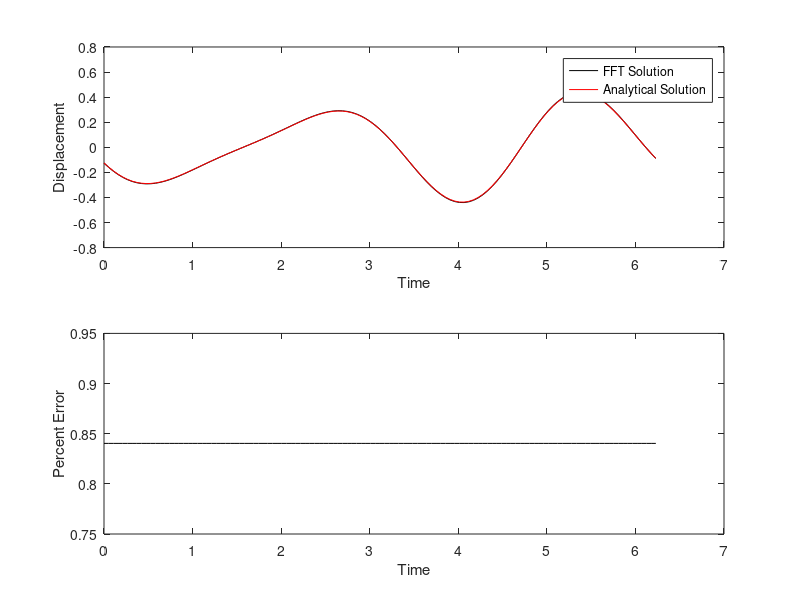

Write MATLAB code to recreate this figure.
clc;
clear all;
close all;
format short g;
% ------------------------------------------------------------------------------------------------------------------------------ %
% \ddot{x} + \dot{x} = sin(2t) * cos(3t)
N = 119; % Number of sample points in time
t = linspace(0, 2*pi, N+1)';  % Time
omega = 2 * pi / (t(end) - t(1)); % delta f
t = t(1:end-1);
f = sin(2*t) + cos(3*t); % Forcing functions

F = round(fft(f));

Omega = omega * [0,-1:-1:floor(-N/2),floor(N/2-1):-1:1]' + eps;

X = F ./ (1 - Omega.^2); % Solution in frequency domain
x = ifft(X);
xAnalytical = -1/3 * sin(2 * t) - 1/8 * cos(3*t);
figure,
subplot(2,1,1)
plot(t, x, 'k', ...
       t , xAnalytical, 'r')
xlabel('Time')
ylabel('Displacement')
legend('FFT Solution', 'Analytical Solution')
subplot(2,1,2)
plot(t, 100 * abs(x - xAnalytical)./abs(xAnalytical), 'k')
xlabel('Time')
ylabel('Percent Error')